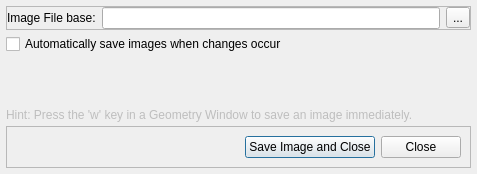
<?xml version="1.0" encoding="UTF-8"?>
<ui version="4.0">
 <class>ImageControlDialog</class>
 <widget class="QDialog" name="ImageControlDialog">
  <property name="geometry">
   <rect>
    <x>0</x>
    <y>0</y>
    <width>477</width>
    <height>174</height>
   </rect>
  </property>
  <property name="windowTitle">
   <string>Image Control</string>
  </property>
  <property name="modal">
   <bool>true</bool>
  </property>
  <layout class="QVBoxLayout" name="verticalLayout">
   <property name="spacing">
    <number>4</number>
   </property>
   <property name="leftMargin">
    <number>6</number>
   </property>
   <property name="topMargin">
    <number>6</number>
   </property>
   <property name="rightMargin">
    <number>6</number>
   </property>
   <property name="bottomMargin">
    <number>6</number>
   </property>
   <item>
    <widget class="QFrame" name="frame">
     <property name="toolTip">
      <string>Images will append a #### (one more than the previous) before the extension</string>
     </property>
     <property name="frameShape">
      <enum>QFrame::StyledPanel</enum>
     </property>
     <property name="frameShadow">
      <enum>QFrame::Raised</enum>
     </property>
     <layout class="QHBoxLayout" name="horizontalLayout">
      <property name="leftMargin">
       <number>0</number>
      </property>
      <property name="topMargin">
       <number>0</number>
      </property>
      <property name="rightMargin">
       <number>0</number>
      </property>
      <property name="bottomMargin">
       <number>0</number>
      </property>
      <item>
       <widget class="QLabel" name="label">
        <property name="text">
         <string>Image File base:</string>
        </property>
       </widget>
      </item>
      <item>
       <widget class="QLineEdit" name="imageLineEdit"/>
      </item>
      <item>
       <widget class="QToolButton" name="imageToolButton">
        <property name="text">
         <string>...</string>
        </property>
       </widget>
      </item>
     </layout>
    </widget>
   </item>
   <item>
    <widget class="QCheckBox" name="saveAnimationsCheckBox">
     <property name="text">
      <string>Automatically save images when changes occur</string>
     </property>
    </widget>
   </item>
   <item>
    <spacer name="verticalSpacer">
     <property name="orientation">
      <enum>Qt::Vertical</enum>
     </property>
     <property name="sizeHint" stdset="0">
      <size>
       <width>20</width>
       <height>40</height>
      </size>
     </property>
    </spacer>
   </item>
   <item>
    <widget class="QLabel" name="label_2">
     <property name="enabled">
      <bool>false</bool>
     </property>
     <property name="text">
      <string>Hint: Press the 'w' key in a Geometry Window to save an image immediately.</string>
     </property>
    </widget>
   </item>
   <item>
    <widget class="QFrame" name="frame_2">
     <property name="frameShape">
      <enum>QFrame::StyledPanel</enum>
     </property>
     <property name="frameShadow">
      <enum>QFrame::Raised</enum>
     </property>
     <layout class="QHBoxLayout" name="horizontalLayout_2">
      <item>
       <spacer name="horizontalSpacer">
        <property name="orientation">
         <enum>Qt::Horizontal</enum>
        </property>
        <property name="sizeHint" stdset="0">
         <size>
          <width>40</width>
          <height>20</height>
         </size>
        </property>
       </spacer>
      </item>
      <item>
       <widget class="QPushButton" name="saveAndCloseButton">
        <property name="text">
         <string>Save Image and Close</string>
        </property>
       </widget>
      </item>
      <item>
       <widget class="QPushButton" name="closeButton">
        <property name="text">
         <string>Close</string>
        </property>
       </widget>
      </item>
     </layout>
    </widget>
   </item>
  </layout>
 </widget>
 <resources/>
 <connections/>
</ui>
